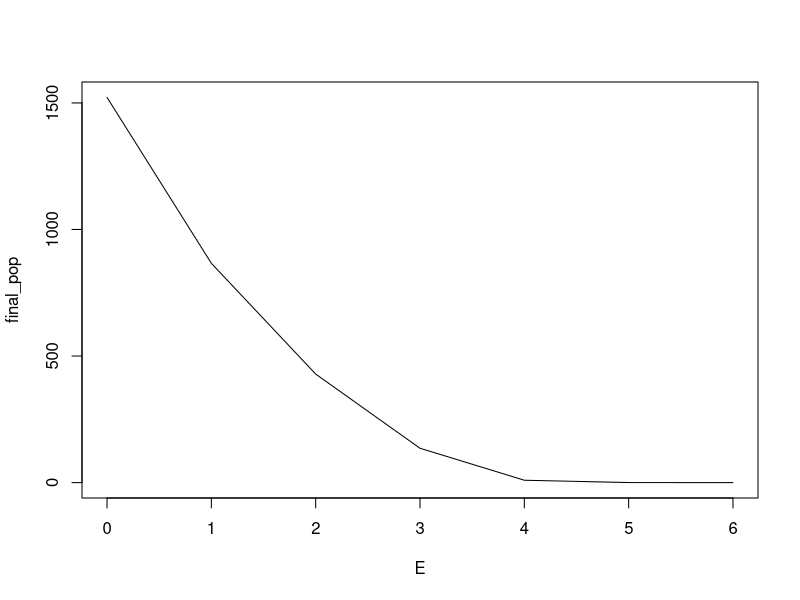

Write R code to recreate this figure.
#Bull trout model, based on Post et al. 2003. NAJFM 23:22-34
# The version of the model below accurately reproduces the results from the Excel/VB model
# shared with me by John Post, where I varied mortality from .05 to .35 and recorded
# final adult population size. The figure is slightly different from Figure 1 in the Post
# et al paper, but qualitatively the same.

# Looking at the code for the Excel/VB model, natural mortality appears
# to be modeled using annual rates, not instantaneous rates as described
# in the publication 
# Also, the stock-recruitment parameters they used in their code were
# not the same as reported in the ms - this makes only a small difference

# This is a version of the model for Assignment 2.5
# Angler effort is fixed, not dynamic

#Steps 1 and 2: Define population variables
ages <- seq(1:15)
btrout <- array(0,dim=c(15,100))
bt_len <- numeric(15)
bt_wt <- numeric(15)
mat_age <- 6
fec <- c(-61.288,1.478) # should second parameter be per g or per kg
vB <- c(80,.32,2.29)  # checked
lw <- c(.01,3)       # checked
natmort <- .2 # c(0.05,0.1,0.15,0.2,0.25,0.3,0.35) #range of mortality values (not instantaneous rates)
sr <-  c(.002,.00000125) # c(.00332, 2.075e-6) #values from VB model

#Step 3: Define fishery parameters
vf <- c(.3,1200)     # checked
q <- 0.07
hm <- 0.1
ncm <-0.1
E <- c(0,1,2,3,4,5,6)   #initial effort at zero, later make this a vector
  
#Step 4: Calculate lengths and weights
bt_len <- vB[1] * (1-exp(-vB[2]*(ages-vB[3])))  #VonB growth
bt_len[1] <- 7.3 #linear growth age 1 and 2 
bt_len[2] <- 11.8
bt_wt <- lw[1]*bt_len^lw[2]

# and calculate age-specific vulnerability
v <- (1 - exp(-vf[1]*bt_len))^vf[2]

#For assignment 2.5: Add a loop over effort as per assignment task
final_pop <- numeric(7)
for (m in 1:7) {

#Step 5: initialize numbers
age0 <- 6000
btrout[1,1] <- 4000
for (j in 2:15) {
  btrout[j,1] <- btrout[j-1,1]*(1-natmort)
}

#Step 6: Start a loop over time
for (i in 1:99)  {
  
  #Step 7: Calculate catch by age and total catch
  catch <- q * E[m] * btrout[,i]*v
  catch_tot <- sum(catch)
  
  #Step 8: Calculate total deaths, use non-instantaneous rates, as per VisBasic model
  deaths <- natmort * btrout[,i] + catch
  
  #Step 9: Apply tautology
  for (j in 15:2) {
    btrout[j,i+1] <- btrout[j-1,i] - deaths[j-1] 
    btrout[1,i+1] <- age0 * (1 - natmort)  #first year losses, no fishing
  } 
  
  #Step 10: Calculate population egg production
  eggs <- sum(btrout[mat_age:15,i]*(fec[1]+fec[2]*bt_wt[mat_age:15])*0.5)
  
  #Step 11: Calculate recruitment using Bev-Holt model
  age0 <- sr[1]*eggs/(1+sr[2]*eggs)
  
#Step 12: End time loop
}

# Final year adult numbers
final_pop[m] <- sum(btrout[6:15,100])
}
#Step 13: Plot the results
final_pop
plot(final_pop~E,  type='l',)
